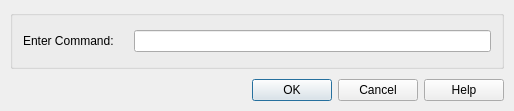
<?xml version="1.0" encoding="UTF-8"?>
<ui version="4.0">
 <author>Thomas Eschenbacher &lt;Thomas.Eschenbacher@gmx.de&gt;</author>
 <class>StringEnterDlg</class>
 <widget class="QDialog" name="StringEnterDlg">
  <property name="geometry">
   <rect>
    <x>0</x>
    <y>0</y>
    <width>514</width>
    <height>111</height>
   </rect>
  </property>
  <property name="sizePolicy">
   <sizepolicy hsizetype="MinimumExpanding" vsizetype="Preferred">
    <horstretch>0</horstretch>
    <verstretch>0</verstretch>
   </sizepolicy>
  </property>
  <property name="windowTitle">
   <string>Enter Command...</string>
  </property>
  <property name="modal">
   <bool>true</bool>
  </property>
  <layout class="QVBoxLayout" name="verticalLayout">
   <property name="margin">
    <number>10</number>
   </property>
   <item>
    <widget class="QGroupBox" name="grpCommand">
     <layout class="QHBoxLayout" name="horizontalLayout">
      <item>
       <widget class="QLabel" name="lblCommand">
        <property name="text">
         <string>Enter Command:</string>
        </property>
        <property name="wordWrap">
         <bool>false</bool>
        </property>
       </widget>
      </item>
      <item>
       <spacer>
        <property name="orientation">
         <enum>Qt::Horizontal</enum>
        </property>
        <property name="sizeType">
         <enum>QSizePolicy::Fixed</enum>
        </property>
        <property name="sizeHint" stdset="0">
         <size>
          <width>10</width>
          <height>10</height>
         </size>
        </property>
       </spacer>
      </item>
      <item>
       <widget class="KLineEdit" name="edCommand">
        <property name="minimumSize">
         <size>
          <width>300</width>
          <height>0</height>
         </size>
        </property>
        <property name="toolTip">
         <string>please enter a text command here...</string>
        </property>
       </widget>
      </item>
     </layout>
    </widget>
   </item>
   <item>
    <layout class="QHBoxLayout">
     <property name="spacing">
      <number>10</number>
     </property>
     <property name="margin">
      <number>0</number>
     </property>
     <item>
      <widget class="QDialogButtonBox" name="buttonBox">
       <property name="standardButtons">
        <set>QDialogButtonBox::Cancel|QDialogButtonBox::Help|QDialogButtonBox::Ok</set>
       </property>
      </widget>
     </item>
    </layout>
   </item>
  </layout>
 </widget>
 <layoutdefault spacing="10" margin="10"/>
 <customwidgets>
  <customwidget>
   <class>KLineEdit</class>
   <extends>QLineEdit</extends>
   <header>KLineEdit</header>
  </customwidget>
 </customwidgets>
 <tabstops>
  <tabstop>edCommand</tabstop>
  <tabstop>buttonBox</tabstop>
 </tabstops>
 <resources/>
 <connections>
  <connection>
   <sender>buttonBox</sender>
   <signal>rejected()</signal>
   <receiver>StringEnterDlg</receiver>
   <slot>reject()</slot>
   <hints>
    <hint type="sourcelabel">
     <x>403</x>
     <y>98</y>
    </hint>
    <hint type="destinationlabel">
     <x>412</x>
     <y>108</y>
    </hint>
   </hints>
  </connection>
  <connection>
   <sender>buttonBox</sender>
   <signal>accepted()</signal>
   <receiver>StringEnterDlg</receiver>
   <slot>accept()</slot>
   <hints>
    <hint type="sourcelabel">
     <x>360</x>
     <y>98</y>
    </hint>
    <hint type="destinationlabel">
     <x>311</x>
     <y>108</y>
    </hint>
   </hints>
  </connection>
  <connection>
   <sender>buttonBox</sender>
   <signal>helpRequested()</signal>
   <receiver>StringEnterDlg</receiver>
   <slot>invokeHelp()</slot>
   <hints>
    <hint type="sourcelabel">
     <x>63</x>
     <y>82</y>
    </hint>
    <hint type="destinationlabel">
     <x>84</x>
     <y>105</y>
    </hint>
   </hints>
  </connection>
 </connections>
 <slots>
  <slot>invokeHelp()</slot>
 </slots>
</ui>
